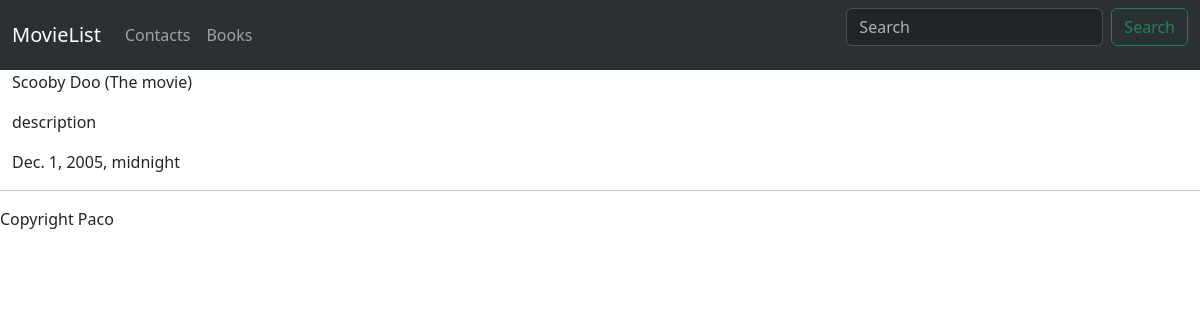
Screenshot of /movie/5 with the database file from the repository.
### mainapp/models.py (models this page shows)
class Movie(models.Model):
    title = models.CharField(max_length=225)
    description = models.TextField()
    release_date = models.DateTimeField()
    create_date = models.DateTimeField(auto_now_add=True)
    modify_date = models.DateTimeField(auto_now=True)
    class Meta:
        db_table = "movie"

### mainapp/views.py (the view)
# urls.py: path("movie/<int:pk>" , views.details , name='details'),
def details(request , pk):
    movie = Movie.objects.get(id=pk)
    return render(request , "mainapp/detail.html" , {"movie" : movie})

### mainapp/templates/mainapp/detail.html
{%extends 'mainapp/main.html' %}
{% block content %}
    <p>{{movie.title}}</p>
    <p>{{movie.description}}</p>
    <p>{{movie.release_date}}</p>
{% endblock %}
{% block footer %}
Copyright Paco
{% endblock %}

### rows the page displays
Movie: title "Scooby Doo (The movie)", description "description", release_date "Dec. 1, 2005, midnight"
